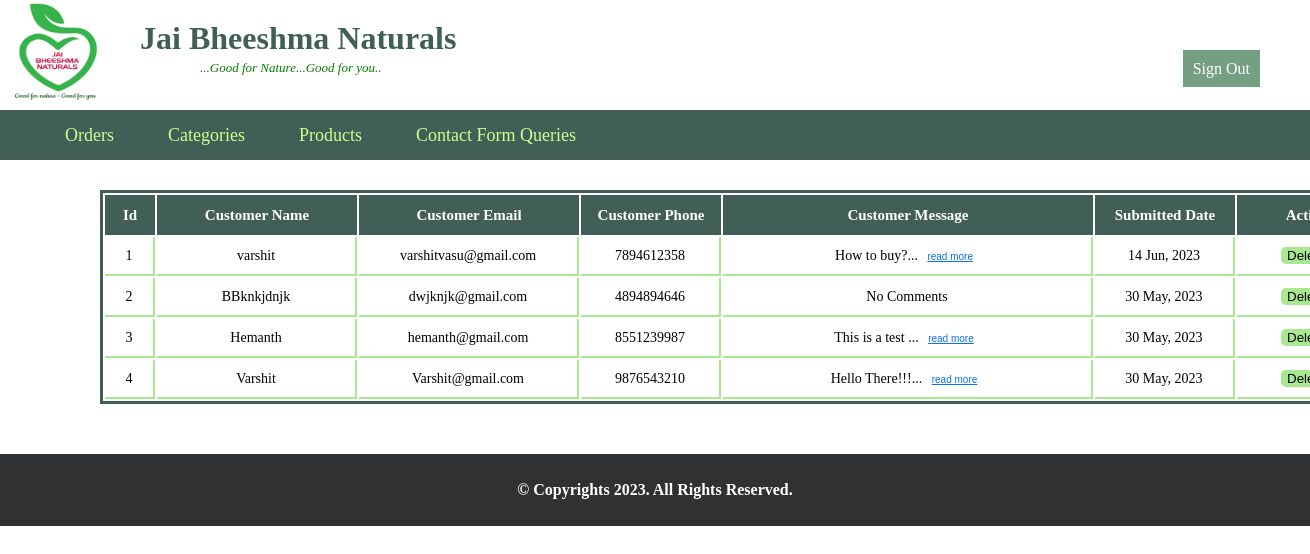
Page /admin/contact-form-queries.php (signed in) on the committed database.
### tables this page shows
CREATE TABLE `jbn_contact_details` (
  `id` int(6) UNSIGNED NOT NULL,
  `customer_name` varchar(256) NOT NULL,
  `customer_email` varchar(50) NOT NULL,
  `customer_phone` bigint(20) NOT NULL,
  `customer_message` text DEFAULT NULL,
  `reg_date` timestamp NOT NULL DEFAULT current_timestamp() ON UPDATE current_timestamp(),
  `status` int(11) DEFAULT 1
);

### admin/contact-form-queries.php (the view, shortened to what this page needs)
<?php
    include ('connection.php');
    $sql = "SELECT * FROM jbn_contact_details WHERE status !=2 ORDER BY id DESC";
    $result = mysqli_query($conn, $sql);
    include ('dashboard-header.php');
?>
<div class="query-page">
    <div style="width: 200px;">
        <p id="query-dashboard-msg"></p>
    </div>
    <div id="query-reload">
        <table class="query-table">
            <thead class="query-head">
                <tr>
                    <th class="query-id">Id</th>
                    <th class="query-name">Customer Name</th>
                    <th class="query-email">Customer Email</th>
                    <th class="query-phone">Customer Phone</th>
                    <th class="query-message">Customer Message</th>
                    <th class="query-date">Submitted Date</th>
                    <th class="query-action">Action</th>
                </tr>
            </thead>
            <tbody class="query-body">
                <?php
                if (mysqli_num_rows($result) > 0) {
                    $id = 1;
                    while ($row = mysqli_fetch_assoc($result)) {
                        $newDate = date("j M, Y", strtotime($row['reg_date']));
                        $showReadMore = strlen($row['customer_message']) > 10;
                        $message = $row['customer_message'];
                    ?>
                <tr id="query-row_<?php echo $row['id'];?>">
                    <td><?php echo $id++; ?></td>
                    <td><?php echo $row['customer_name']; ?></td>
                    <td><?php echo $row['customer_email']; ?></td>
                    <td><?php echo $row['customer_phone']; ?></td>
                    <td id="expand-message"> <?php
                            echo $showReadMore ? substr($message, 0, 15) . '... ' : $message;
                            if ($showReadMore) {
                                echo '<button class="read-more-btn" data-message="' . $message . '">read more</button>';
                            } else if ($message == ''){
                                echo 'No Comments';
                            }
                        ?></td>
                    <td><?php echo $newDate; ?></td>
                    <td><button class="query-delete" style="cursor: pointer;" onclick="deFunction(<?php echo $row['id'];?>)">Delete</button></td>
                </tr>
                <?php }} ?>
            </tbody>
        </table>
    </div>
</div>
<?php include('footer.php');

### admin/admin-css/admin-styles.css (style rules this page uses)
* { margin: 0%; }
#query-dashboard-msg { top: 160px; position: absolute; left: 600px; font-size: 6; color: red; padding: 3px; }
.query-table { display: table; position: relative; top: 30px; left: 100px; border: 3px solid #425F57 }
.query-head { line-height: 20px; background-color: #425F57; }
.query-head tr th { padding: 10px; font-family: 'Times New Roman', Times, serif; font-size: 15px; color: white; }
.query-table tr:nth-child(even) { background-color: white; border-bottom: 3px solid black; }
.query-id { width: 30px; }
.query-name { width: 180px; }
.query-email { width: 200px; }
.query-phone { width: 120px; }
.query-date { width: 120px; }
.query-message { width: 350px; }
.query-action { width: 120px; }
.query-body tr td { text-align: center; font-size: 14px; padding: 10px; border-right: 2px solid #A8E890; border-bottom: 2px solid #A8E890; }
.read-more-btn { color: #0d6efd; text-decoration: underline; font-size: 10px; border: none; background-color: white; cursor: pointer; }
.query-delete { border: none; width: 50px; background-color: #A8E890; color: #010202; border-radius: 5px; }

### rows in the picture
jbn_contact_details: customer_name "varshit", customer_email "varshitvasu@gmail.com", customer_phone "7894612358", customer_message "How to buy?", reg_date "14 Jun, 2023"
jbn_contact_details: customer_name "BBknkjdnjk", customer_email "dwjknjk@gmail.com", customer_phone "4894894646", customer_message "No Comments", reg_date "30 May, 2023"
jbn_contact_details: customer_name "Hemanth", customer_email "hemanth@gmail.com", customer_phone "8551239987", customer_message "This is a test", reg_date "30 May, 2023"
jbn_contact_details: customer_name "Varshit", customer_email "Varshit@gmail.com", customer_phone "9876543210", customer_message "Hello There!!!", reg_date "30 May, 2023"
